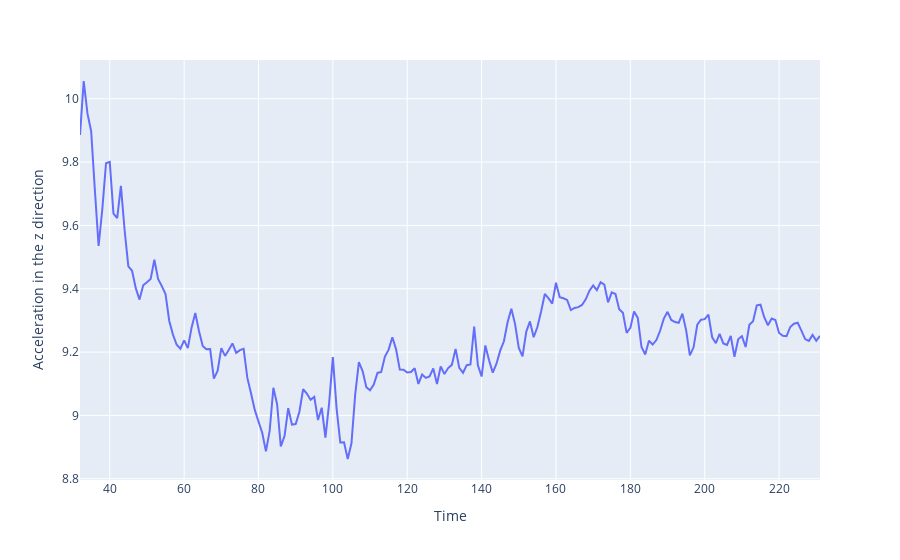

Write notebook code for a chart like this one.
### Code cell
zAccel = px.line(x=xAxis, y=zAccelerationData, labels={'x':'Time', 'y':'Acceleration in the z direction'})
zAccel.show()

### Figure 1 — Plotly figure (JSON) as saved in the notebook; plotly's stock layout.template omitted (floating-point values rounded to 4 significant figures; data arrays with more than 128 entries replaced by an {"elided": "..."} marker saying what was removed)
{"data": [{"hovertemplate": "Time=%{x}<br>Acceleration in the z direction=%{y}<extra></extra>", "legendgroup": "", "line": {"color": "#636efa", "dash": "solid"}, "mode": "lines", "name": "", "orientation": "v", "showlegend": false, "type": "scatter", "x": {"elided": "200 int values"}, "xaxis": "x", "y": {"elided": "200 float values"}, "yaxis": "y"}], "layout": {"legend": {"tracegroupgap": 0}, "margin": {"t": 60}, "xaxis": {"anchor": "y", "domain": [0, 1], "title": {"text": "Time"}}, "yaxis": {"anchor": "x", "domain": [0, 1], "title": {"text": "Acceleration in the z direction"}}}}
